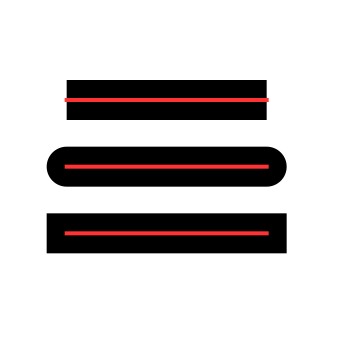

Source code (Python):
#!/usr/bin/env python3
# -*- coding: utf-8 -*-

# Copyright (c) 2014 Jérémie DECOCK (http://www.jdhp.org)

# Permission is hereby granted, free of charge, to any person obtaining a copy
# of this software and associated documentation files (the "Software"), to deal
# in the Software without restriction, including without limitation the rights
# to use, copy, modify, merge, publish, distribute, sublicense, and/or sell
# copies of the Software, and to permit persons to whom the Software is
# furnished to do so, subject to the following conditions:

# The above copyright notice and this permission notice shall be included in
# all copies or substantial portions of the Software.
 
# THE SOFTWARE IS PROVIDED "AS IS", WITHOUT WARRANTY OF ANY KIND, EXPRESS OR
# IMPLIED, INCLUDING BUT NOT LIMITED TO THE WARRANTIES OF MERCHANTABILITY,
# FITNESS FOR A PARTICULAR PURPOSE AND NONINFRINGEMENT. IN NO EVENT SHALL THE
# AUTHORS OR COPYRIGHT HOLDERS BE LIABLE FOR ANY CLAIM, DAMAGES OR OTHER
# LIABILITY, WHETHER IN AN ACTION OF CONTRACT, TORT OR OTHERWISE, ARISING FROM,
# OUT OF OR IN CONNECTION WITH THE SOFTWARE OR THE USE OR OTHER DEALINGS IN
# THE SOFTWARE.


# SEE:
# - http://cairographics.org/samples/
# - http://cairographics.org/documentation/pycairo/3/reference/index.html
# - http://cairographics.org/pycairo/tutorial/
# - http://www.tortall.net/mu/wiki/CairoTutorial

import cairo
import math

WIDTH, HEIGHT = 256, 256

def main():
    """Main function"""

    # Image surfaces provide the ability to render to memory buffers either
    # allocated by cairo or by the calling code.
    # List of supported surfaces: http://www.cairographics.org/manual/cairo-surfaces.html
    surface = cairo.SVGSurface("line_cap.svg", WIDTH, HEIGHT)

    # cairo.Context is the object that you send your drawing commands to.
    context = cairo.Context(surface)

    ### DRAW ###
     
    # context.set_source_rgb(0., 0., 0.)
    # context.set_source_rgba(0., 0., 0., 1.)
    #   Sets the source pattern within context to an opaque color. This opaque color
    #   will then be used for any subsequent drawing operation until a new source
    #   pattern is set.
    #   The color components are floating point numbers in the range 0 to 1. If
    #   the values passed in are outside that range, they will be clamped.
    #   The default source pattern is opaque black, (that is, it is equivalent to
    #   cairo_set_source_rgb(context, 0.0, 0.0, 0.0)).
    #^  Using set_source_rgb(r, g, b) is equivalent to using
    #   set_source_rgba(r, g, b, 1.0), and it sets your source color to use
    #   full opacity. 
    #
    # context.stroke()
    #   The stroke() operation takes a virtual pen along the current path
    #   according to the current line width, line join, line cap, and dash
    #   settings. After cairo_stroke(), the current path will be cleared from
    #   the cairo context.
    #   See http://www.cairographics.org/manual/cairo-cairo-t.html#cairo-stroke
    #
    # context.fill()
    #   A drawing operator that fills the current path according to the current
    #   fill rule, (each sub-path is implicitly closed before being filled).
    #   After cairo_fill(), the current path will be cleared from the cairo
    #   context.
    #   See http://www.cairographics.org/manual/cairo-cairo-t.html#cairo-fill

    context.set_source_rgb(1, 1, 1)
    context.rectangle(0, 0, 1, 1)
    context.fill()

    # STROKE

    context.set_source_rgb(0, 0, 0)
    context.set_line_width(30.0)

    context.move_to(50.0, 75.0)
    context.line_to(200.0, 75.0)
    context.set_line_cap(cairo.LINE_CAP_BUTT)
    context.stroke()

    context.move_to(50.0, 125.0)
    context.line_to(200.0, 125.0)
    context.set_line_cap(cairo.LINE_CAP_ROUND)
    context.stroke()

    context.move_to(50.0, 175.0)
    context.line_to(200.0, 175.0)
    context.set_line_cap(cairo.LINE_CAP_SQUARE)
    context.stroke()

    # DRAW HELPING LINES

    context.set_source_rgb(1, 0.2, 0.2)
    context.set_line_width(3.0)

    context.move_to(50.0, 75.0)
    context.line_to(200.0, 75.0)

    context.move_to(50.0, 125.0)
    context.line_to(200.0, 125.0)

    context.move_to(50.0, 175.0)
    context.line_to(200.0, 175.0)
    context.stroke()

    ### WRITE THE SVG FILE ###

    surface.finish()

if __name__ == '__main__':
    main()
